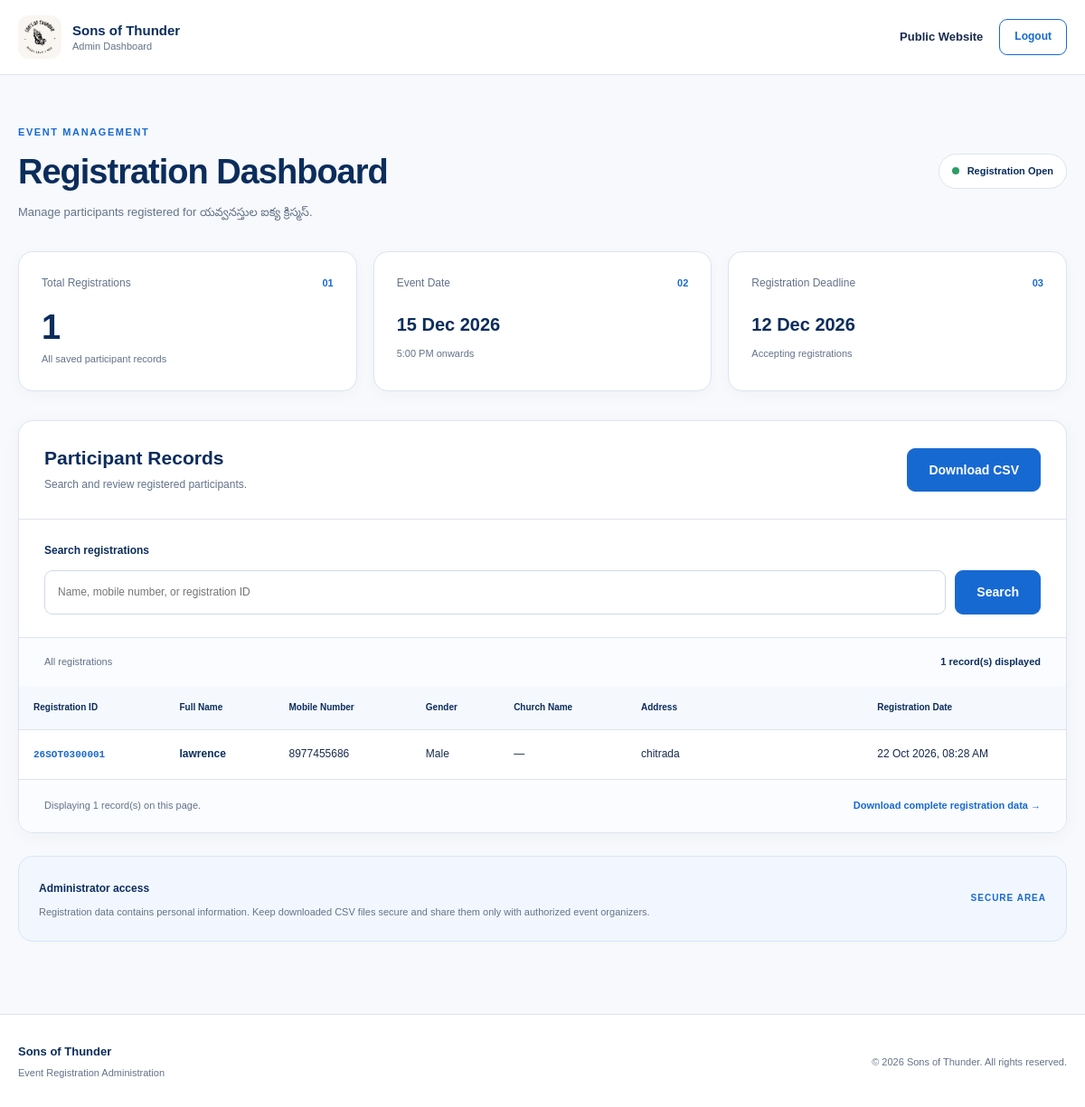
Page /admin (signed in) on the committed database.
### app.py (models this page shows)
class Registration(db.Model):
    id = db.Column(db.Integer, primary_key=True)
    registration_id = db.Column(
        db.String(30), unique=True, nullable=False, index=True
    )
    full_name = db.Column(db.String(120), nullable=False)
    mobile = db.Column(db.String(10), nullable=False, index=True)
    gender = db.Column(db.String(20), nullable=False)
    church_name = db.Column(db.String(150), nullable=True)
    address = db.Column(db.String(500), nullable=False)
    created_at = db.Column(
        db.DateTime, nullable=False, default=datetime.utcnow
    )

### app.py (the view, shortened to what this page needs)
@app.route("/admin")
@login_required
def admin_dashboard():
    search = request.args.get("q", "").strip()[:100]
    query = select(Registration)
    registrations = db.session.execute(
        query.order_by(Registration.id.desc())
    ).scalars().all()
    total_registrations = db.session.scalar(
        select(func.count()).select_from(Registration)
    )
    return render_template(
        "dashboard.html",
        registrations=registrations,
        total_registrations=total_registrations,
        search=search,
    )

### app.py (called while the page is built)
def registration_is_open():
    return (
        REGISTRATION_OPEN
        and datetime.now() < REGISTRATION_DEADLINE
    )

def event_context():
    return {
        "team_name": TEAM_NAME,
        "event_name": EVENT_NAME,
        "event_code": EVENT_CODE,
        "event_date": EVENT_DATE,
        "event_time": EVENT_TIME,
        "registration_deadline": REGISTRATION_DEADLINE,
        "event_venue": EVENT_VENUE,
        "event_contact": EVENT_CONTACT,
        "registration_open": registration_is_open(),
    }

@app.context_processor
def inject_event_details():
    return event_context()

@login_manager.user_loader
def load_user(user_id):
    try:
        return db.session.get(Admin, int(user_id))
    except (TypeError, ValueError):
        return None

### templates/dashboard.html (shortened to what this page needs)
<!DOCTYPE html>
<html lang="en">
<head>
    <link rel="stylesheet"
          href="{{ url_for('static', filename='style.css') }}">
</head>
<body class="dashboard-page">
    <header class="site-header">
        <div class="container header-inner">
            <a href="{{ url_for('admin_dashboard') }}" class="brand">
                <img class="brand-mark logo-image"
                     src="{{ url_for('static', filename='images/sons-of-thunder-logo.jpg') }}"
                     alt="Sons of Thunder logo">
                <span class="brand-text">
                    <strong>{{ team_name }}</strong>
                    <small>Admin Dashboard</small>
                </span>
            </a>
            <div class="dashboard-header-actions">
                <a href="{{ url_for('index') }}"
                   class="back-link">
                    Public Website
                </a>
                <form action="{{ url_for('admin_logout') }}"
                      method="POST"
                      class="logout-form">
                    <button type="submit"
                            class="button button-outline button-small">
                        Logout
                    </button>
                </form>
            </div>
        </div>
    </header>
    <main class="dashboard-main">
        <div class="container dashboard-container">
            <section class="dashboard-welcome">
                <div>
                    <span class="eyebrow">EVENT MANAGEMENT</span>
                    <h1>Registration Dashboard</h1>
                    <p>
                        Manage participants registered for
                        {{ event_name }}.
                    </p>
                </div>
                <div class="dashboard-event-status">
                    <span class="status-indicator"></span>
                    {% if registration_open %}
                        Registration Open
                    {% else %}
                        Registration Closed
                    {% endif %}
                </div>
            </section>
            <section class="dashboard-stats">
                <article class="stat-card">
                    <div class="stat-card-top">
                        <span>Total Registrations</span>
                        <span class="stat-icon">01</span>
                    </div>
                    <strong class="stat-number">
                        {{ total_registrations }}
                    </strong>
                    <p>All saved participant records</p>
                </article>
                <article class="stat-card">
                    <div class="stat-card-top">
                        <span>Event Date</span>
                        <span class="stat-icon">02</span>
                    </div>
                    <strong class="stat-date">
                        {{ event_date.strftime('%d %b %Y') }}
                    </strong>
                    <p>{{ event_time }}</p>
                </article>
                <article class="stat-card">
                    <div class="stat-card-top">
                        <span>Registration Deadline</span>
                        <span class="stat-icon">03</span>
                    </div>
                    <strong class="stat-date">
                        {{ registration_deadline.strftime('%d %b %Y') }}
                    </strong>
                    <p>
                        {% if registration_open %}
                            Accepting registrations
                        {% else %}
                            Registration closed
                        {% endif %}
                    </p>
                </article>
            </section>
            <section class="dashboard-panel">
                <div class="dashboard-panel-heading">
                    <div>
                        <h2>Participant Records</h2>
                        <p>
                            Search and review registered participants.
                        </p>
                    </div>
                    <a href="{{ url_for('download_csv') }}"
                       class="button csv-button">
                        Download CSV
                    </a>
                </div>
                <form action="{{ url_for('admin_dashboard') }}"
                      method="GET"
                      class="dashboard-search">
                    <label for="search">
                        Search registrations
                    </label>
                    <div class="search-controls">
                        <input
                            type="search"
                            id="search"
                            name="q"
                            value="{{ search }}"
                            placeholder="Name, mobile number, or registration ID"
                            maxlength="100">
                        <button type="submit" class="button">
                            Search
                        </button>
                    </div>
                </form>
                <div class="table-summary">
                    <span>
                        {% if search %}
                            Search results for "{{ search }}"
                        {% else %}
                            All registrations
                        {% endif %}
                    </span>
                    <strong>
                        {{ registrations|length }} record(s) displayed
                    </strong>
                </div>
                <div class="table-responsive">
                    <table class="registration-table">
                        <thead>
                            <tr>
                                <th>Registration ID</th>
                                <th>Full Name</th>
                                <th>Mobile Number</th>
                                <th>Gender</th>
                                <th>Church Name</th>
                                <th>Address</th>
                                <th>Registration Date</th>
                            </tr>
                        </thead>
                        <tbody>
                            {% for item in registrations %}
                                <tr>
                                    <td>
                                        <span class="table-registration-id">
                                            {{ item.registration_id }}
                                        </span>
                                    </td>
                                    <td>
                                        <strong>{{ item.full_name }}</strong>
                                    </td>
                                    <td>{{ item.mobile }}</td>
                                    <td>{{ item.gender }}</td>
                                    <td>
                                        {{ item.church_name or '—' }}
                                    </td>
                                    <td class="table-address">
                                        {{ item.address }}
                                    </td>
                                    <td>
                                        {{ item.created_at.strftime(
                                            '%d %b %Y, %I:%M %p'
                                        ) }}
                                    </td>
                                </tr>
                            {% endfor %}
                        </tbody>
                    </table>
                </div>
                <div class="dashboard-table-footer">
                    <p>
                        Displaying {{ registrations|length }}
                        record(s) on this page.
                    </p>
                    <a href="{{ url_for('download_csv') }}"
                       class="download-text-link">
                        Download complete registration data &rarr;
                    </a>
                </div>
            </section>
            <section class="dashboard-security-note">
                <div>
                    <strong>Administrator access</strong>
                    <p>
                        Registration data contains personal information.
                        Keep downloaded CSV files secure and share them
                        only with authorized event organizers.
                    </p>
                </div>
                <span class="security-label">
                    SECURE AREA
                </span>
            </section>
        </div>
    </main>
    <footer class="site-footer">
        <div class="container footer-inner">
            <div>
                <strong>{{ team_name }}</strong>
                <p>Event Registration Administration</p>
            </div>
            <p class="copyright">
                &copy; {{ event_date.year }} {{ team_name }}.
                All rights reserved.
            </p>
        </div>
    </footer>
</body>
</html>

### rows in the picture
Registration: registration_id "26SOT0300001", full_name "lawrence", mobile "8977455686", gender "Male", church_name "—", address "chitrada", created_at "22 Oct 2026, 08:28 AM"

### other values in the picture
{{ team_name }} "Sons of Thunder"
{{ event_name }} "యవ్వనస్తుల ఐక్య క్రిస్మస్"
{{ total_registrations }} "1"
{{ event_date.strftime('%d %b %Y') }} "15 Dec 2026"
{{ event_time }} "5:00 PM onwards"
{{ registration_deadline.strftime('%d %b %Y') }} "12 Dec 2026"
{{ registrations|length }} "1"
{{ event_date.year }} "2026"
